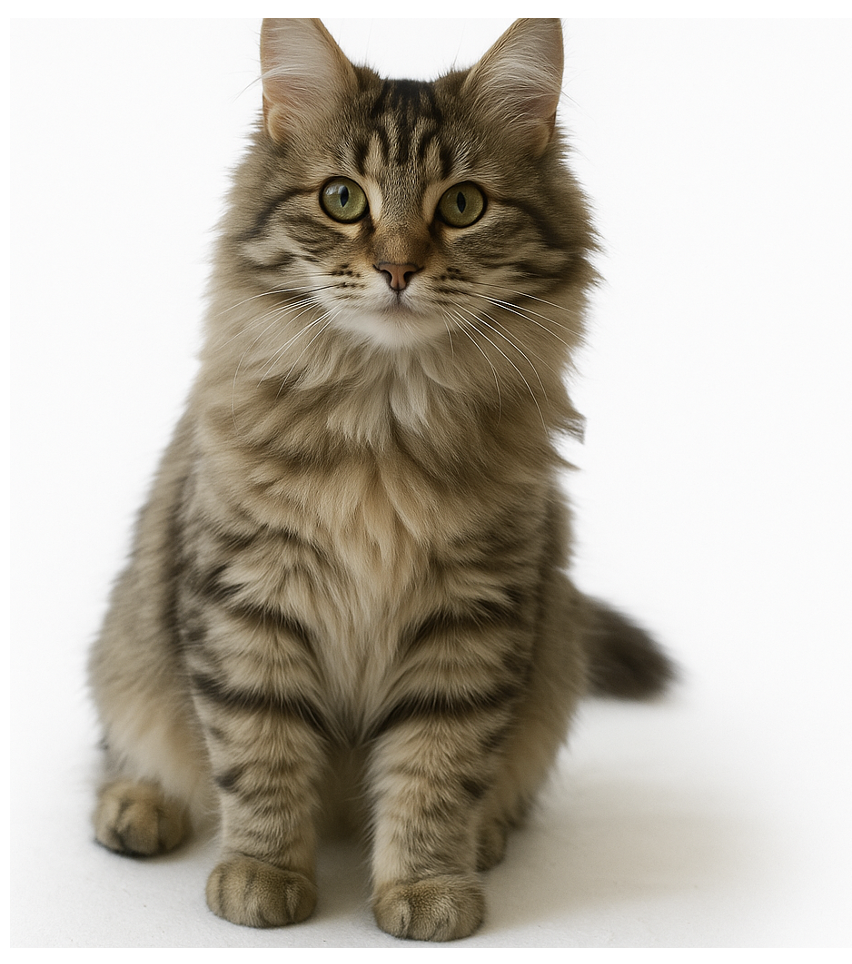
#> input picture exam_practice_sets/data/animals/ImageA.png, 852 x 964 px, given in place of metacarpals.png, which was not available
$ jupyter execute --allow-errors ex1-BasicImageHandling.ipynb
#> lines starting #> are read from the running program, lines starting #| are printed output that depends on the picture; after the words box and inside, x2 and y2 are one past the last pixel; in counts of white or black regions, pixels touching at a corner belong together; long printed decimals are rounded; pictures that were not available may be replaced by others from this repository, and a replacement may not be noted
[cell 1]
from skimage import color, io, measure, img_as_ubyte
from skimage.measure import profile_line
from skimage.transform import rescale, resize
import matplotlib.pyplot as plt
import numpy as np
import pydicom as dicom
import sys
from skimage.filters import prewitt
from skimage.color import rgb2gray
from skimage.morphology import disk

from skimage.morphology import erosion, dilation, opening, closing

[cell 2]
#----Exercise1---- Reading an image

in_dir = "/home/kkristjansson/DTU/spring2026/02515_Image_Analysis/imageAnalysisGithub/exercises/ex1-IntroductionToImageAnalysis/data/"

im_name = "metacarpals.png"

im_org = io.imread(in_dir + im_name)
#> im_org is the input picture: shape (964, 852, 3); mean R, G, B 186.4, 180.2, 169.3

[cell 3]
#----Exercise2---- Image Dimensions

print("Image dimensions: ", im_org.shape)
#| Image dimensions:  (964, 852, 3)

[cell 4]
#----Exercise3---- Check pixel type

print(im_org.dtype)
#| uint8

[cell 5]
#----Exercise4---- Display the image

io.imshow(im_org)
plt.title("Metacarpal image")
io.show()

[cell 6]
#----Exercise5---- Color Map
io.imshow(im_org, cmap="jet")
plt.title("Metacarpal image with color map")
io.show()

[cell 7]
#----Exercise7--- Gray scale scaling
io.imshow(im_org, vmin=20,vmax=170)
plt.title("")
io.show()

[cell 8]
#----Exercise8--- Computing and visualizing the histogram of an image

plt.hist(im_org.ravel(),bins=256) # Ravel converts the image into a 1D array
plt.title("Image histogram")
# io.show()

h = plt.hist(im_org.ravel(),bins=256) # h is a list of tuples, where the first element is the bin count
                                      # and the second is the bin edge

bin_no = 50
count = h[0][bin_no]
#> count = 7150
print(f"There are {count} values in bin {bin_no}")
#| There are 7150.0 values in bin 50

bin_left = h[1][bin_no]
#> bin_left = 49.8
bin_right = h[1][bin_no+1]
#> bin_right = 50.8
print(f"Bin edges: {bin_left} to the {bin_right}")
#| Bin edges: 49.805 to the 50.801
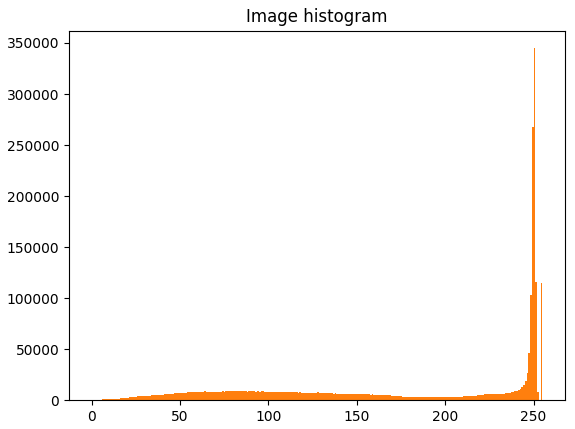
#> figure drawn by matplotlib, 1 panel; tallest bar 344896 high, from x = 250 to 251; tallest bar 344896 high, from x = 250 to 251

[cell 9]
# #----Exercise9--- Using the histogram function to find the most common range of intensities
# max_number = 0
# # i = 0
# # while i != len(h[0]):
# #     if max_number <= max(h[0][i]):
# #         max_number = max(h[0][i])
# #     i+=1
print(len(h[0]))
#| 256
peaks = []
bin_no = h[0]
#> bin_no = 256 values, max 344896 at index 251, min 157 at index 254, mean 9624.9
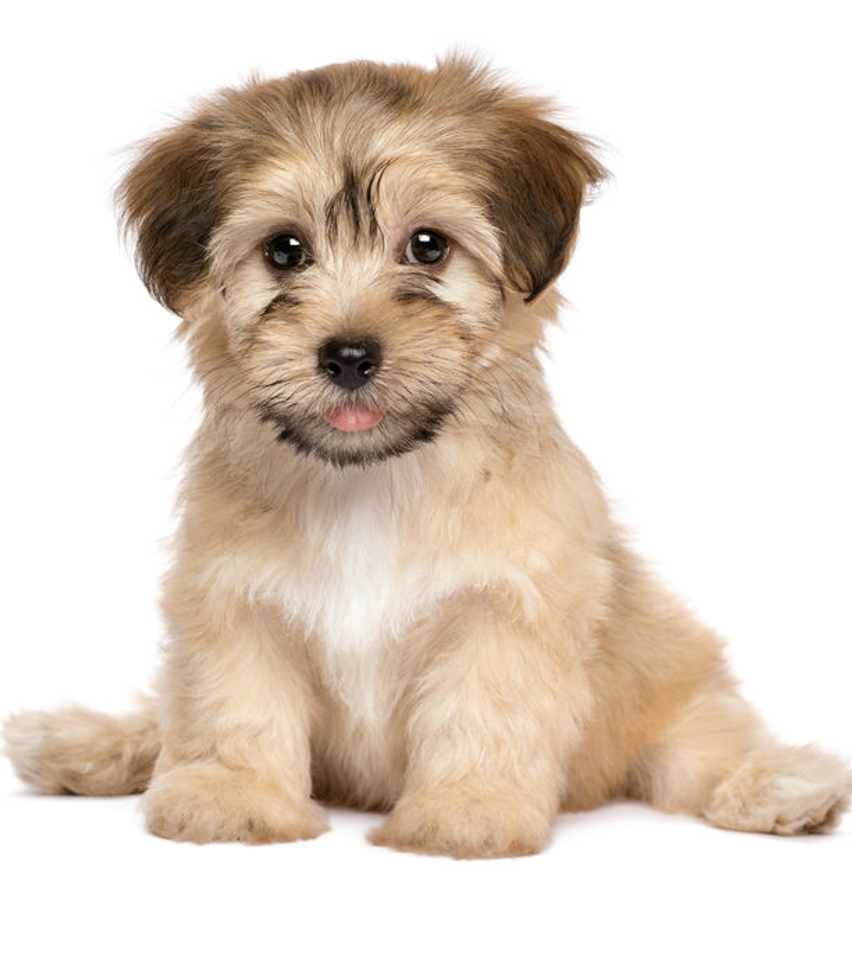
#> input picture exam_practice_sets/data/animals/ImageB.png, 852 x 964 px, given in place of image_2026_Feb_25_181532_003.jpg, which was not available
#> further down, clear_image is the input picture: shape (964, 852, 3); mean R, G, B 224.8, 212.1, 199.9
#> (the rest of this cell did not finish here and is left out)

[cell 10]
import os
from skimage import color, io, measure, img_as_ubyte
from skimage.measure import profile_line
from skimage.transform import rescale, resize
import matplotlib.pyplot as plt
import numpy as np
import pydicom as dicom
import sys
import cv2 as cv
# [6 lines of commented-out code are left out]


#> (the rest of this cell did not finish here and is left out)

#> in ballinhole, `hsv_image  = cv.cvtColor(clear_image, cv.COLOR_RGB2HSV)`: hsv_image: shape (964, 852, 3); mean H, S, V 52.3, 36, 224.8
#> in ballinhole, `mask = cv.inRange(hsv_image, orange_lower, orange_upper)`:
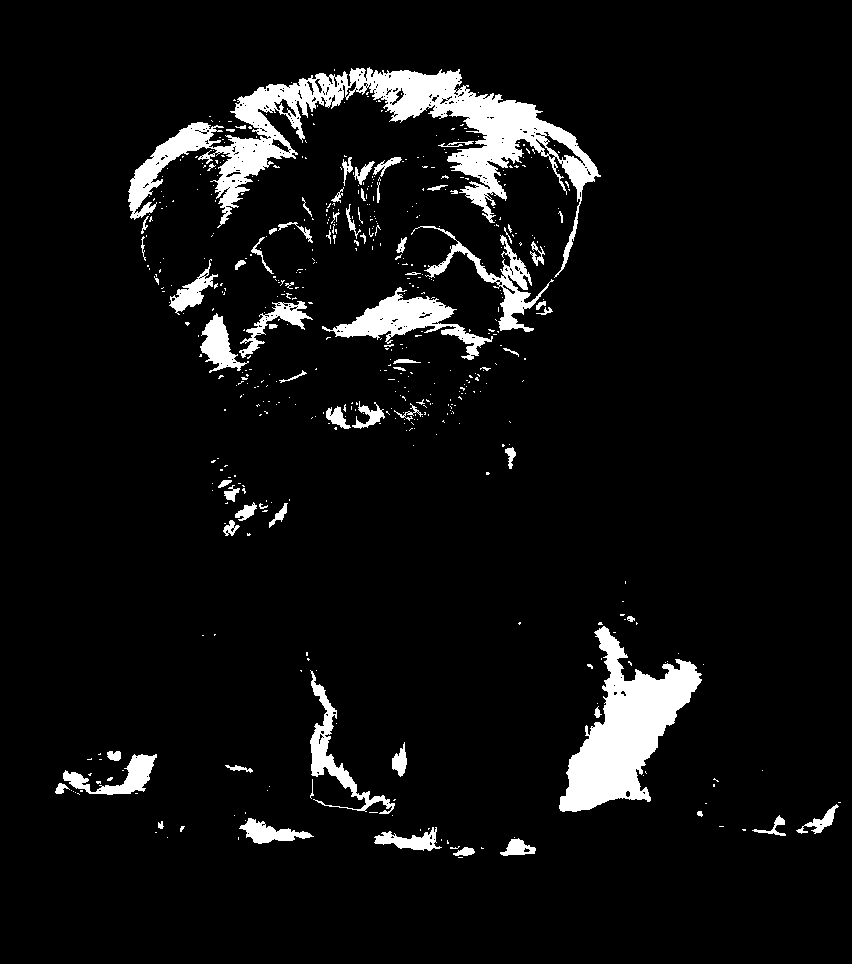
#> mask: shape (964, 852); 6.5% white; 543 white regions (471 under 20 px), largest, box (x1, y1, x2, y2) and area: (128, 67, 601, 278) 20179, (559, 626, 702, 812) 11225, (322, 287, 493, 360) 3655
#> in ballinhole, `mask_clean = cv.morphologyEx(mask, cv.MORPH_OPEN, kernel)`:
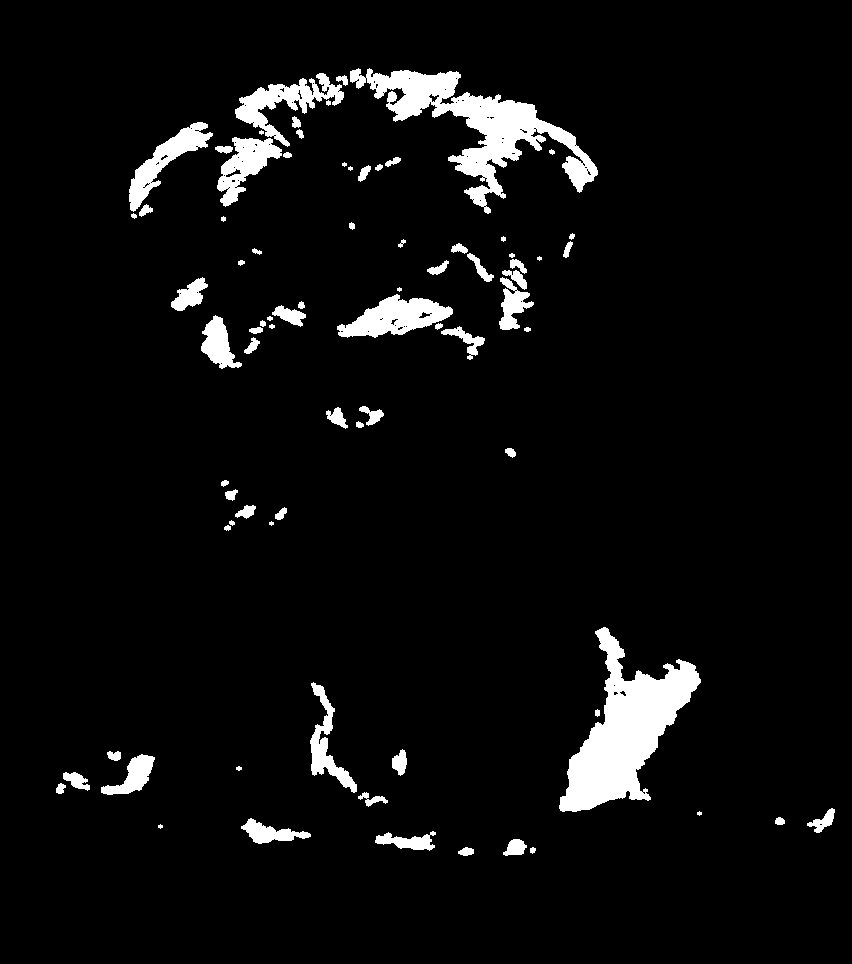
#> mask_clean: shape (964, 852); 5.2% white; 79 white regions (8 under 20 px)
#> in ballinhole, `contours, _ = cv.findContours(mask_clean, cv.RETR_EXTERNAL, cv.CHAIN_A..`: contours = 79 contours, 20 with area under 20; largest, box (x1, y1, x2, y2) and area: (559, 627, 701, 812) 10714, (350, 68, 598, 214) 9236, (337, 294, 453, 338) 2680, (235, 73, 344, 147) 2341, (129, 122, 213, 212) 2072
#> the loop in ballinhole, `for cnt in contours:` made 79 passes
#> after the loop in ballinhole, `for cnt in contours:`: ball_candidates = 8 items
    test_2 = ballinhole(clear_image_test)
